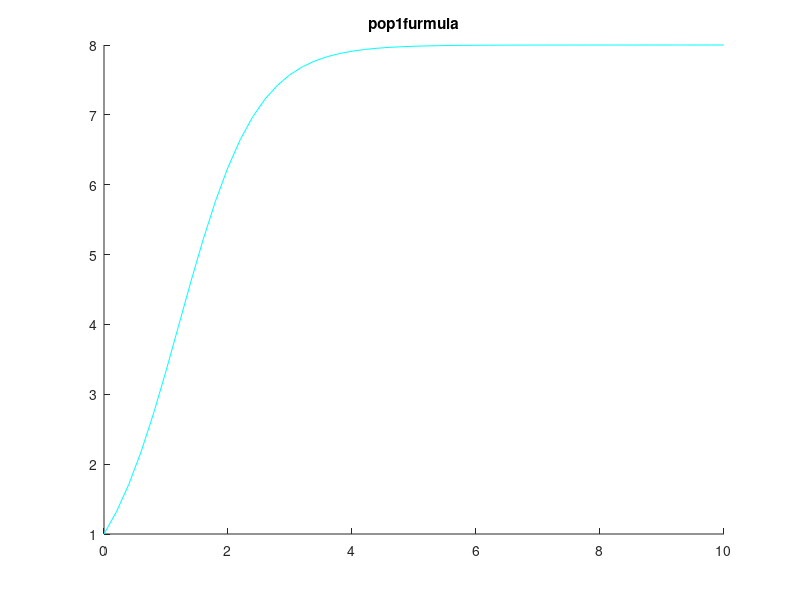

Write MATLAB code to recreate this figure.
clear
%formula of bacteria num from ex1_2bacteria
days = 2;
divisionMinutes = 20;
bacteriaSize = 0.5e-6;
% unit conversion
minutes = days * 24 * 60;
bacteriaVolume = bacteriaSize ^ 3;
% calculate growth
generations = minutes / divisionMinutes;

logistic = @(t, N0, k, lamda) (N0 .* lamda .^ t) ./ (1 + (N0 .* (lamda .^ t - 1) ./ k));
maxTime = 10;
t = linspace(0, maxTime, 51);
hold on
N0 = 1;
k = 8;
lamda = 5;
pop1formula = logistic(t, N0, k, lamda);
plot (t, pop1formula, 'c-');
title 'pop1furmula';

hold off
